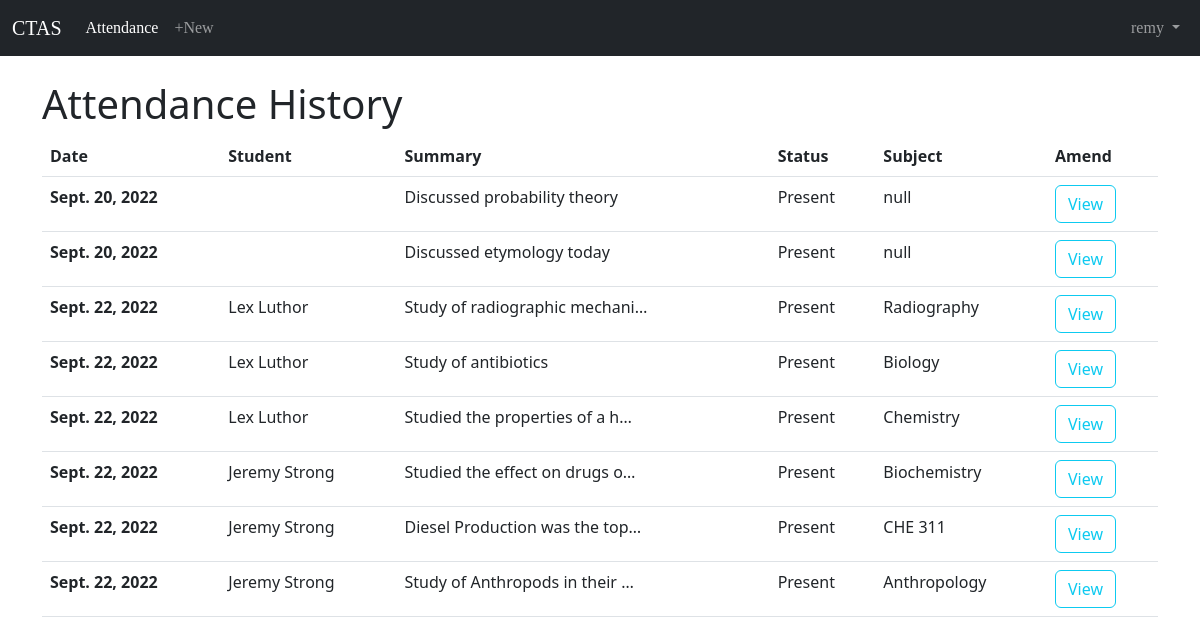
The app's page /attendance/ (signed in), older data.
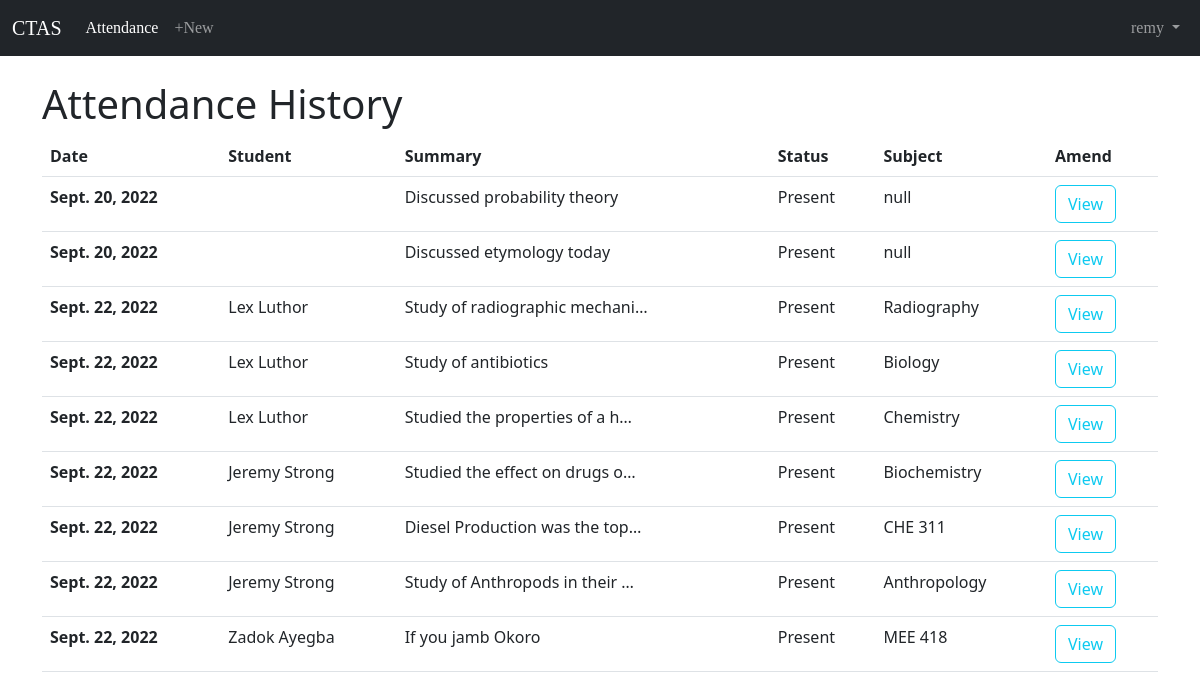
The same page, newer data.
### attendance/models.py (models this page shows, shortened)
class Attendance(models.Model):
    BOOL_CHOICES = ((True, 'Present'), (False, 'Absent'))
    summary = models.TextField(blank=True)
    present = models.BooleanField(choices=BOOL_CHOICES, null=True, default=False, verbose_name="status")
    subject = models.CharField(max_length=140, default='null')
    created = models.DateTimeField(auto_now_add=True)
    student = models.ForeignKey(
        get_user_model(),
        on_delete=models.CASCADE,
        related_name='students',
    )

### users/models.py (models this page shows)
class CustomUser(AbstractUser):
    email = models.EmailField(unique=True)

### attendance/views.py (the view)
# urls.py: path('', attendance_eligible, name='attendance_list'),
@login_required
def attendance_eligible(request):
    try:
        object_list = Attendance.objects.filter(student=request.user)
        true_count = object_list.filter(present=True).count()
        false_count = object_list.filter(present=False).count()
        total_count = true_count + false_count
        percentage_present  = (true_count/total_count) * 100
        percentage_present  = math.ceil(percentage_present)
        if request.user.is_superuser:
            object_list = Attendance.objects.all()
        context = {'object_list':object_list, 'percentage_present':percentage_present}
        return render(request, 'attendance_list.html', context=context)
    except ZeroDivisionError:
        return render(request, 'attendance_list.html', {'error':'You have no attendance'})

### templates/attendance_list.html (shortened to what this page needs)
{% extends 'base.html' %}
{% block content %}
    <h1>Attendance History</h1>
    {% if percentage_present %}
    <table class="table">
        <thead class="thead-dark">
          <tr>
            <th scope="col">Date</th>
            {% if user.is_superuser %}
            <th scope="col">Student</th>
            {% endif %}
            <th scope="col">Summary</th>
            <th scope="col">Status</th>
            <th scope="col">Subject</th>
            <th scope="col">Amend</th>
          </tr>
        </thead>
        {% for attendance in object_list %}
        <tbody>
          <tr>
            {% if user.is_superuser %}
            <th scope="row">{{ attendance.created|date:"N d, Y" }}</th>
            <td>{{ attendance.student.first_name }} {{ attendance.student.last_name }} </td>
            {% endif %}
            <td>{{ attendance.summary|truncatechars:30 }}</td>
            <td>{{ attendance.present|yesno:"Present,Absent" }}</td>
            <td>{{ attendance.subject }}</td>
            <td><a class="btn btn-outline-info ml-2" href="{% url 'attendance_detail' attendance.pk %}" role="button">View</a></td>
          </tr>
        </tbody>
        {% endfor %}
      </table>
      <br>
      {% else %}
        <p><h3>{{ error }}</h3></p>
      {% endif %}
{% endblock content %}

Row changes from the older to the newer data that the page shows:
added Attendance: created "Sept. 22, 2022", student.first_name "Zadok", student.last_name "Ayegba", summary "If you jamb Okoro", present "Present", subject "MEE 418"
